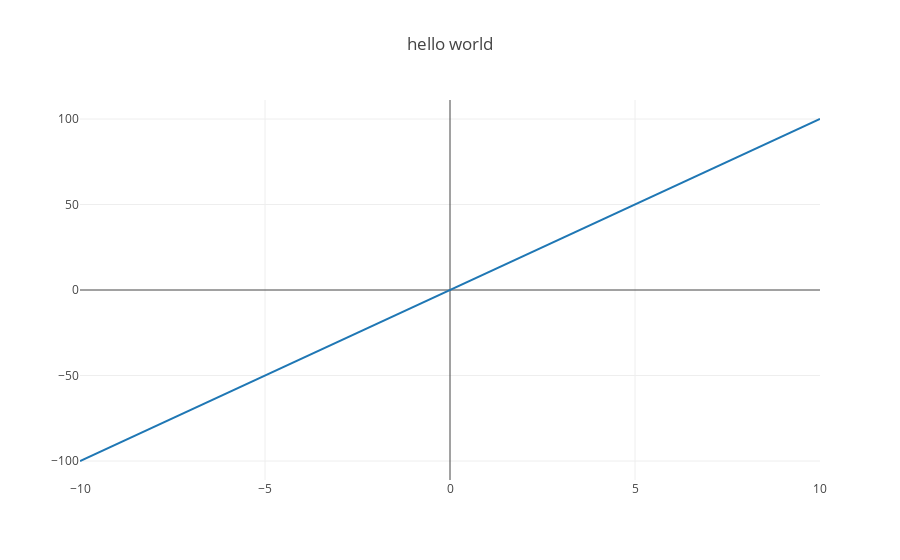

Write notebook code for a chart like this one.
### Code cell
x_data=np.linspace(-10,10,100)
y_data=10*np.linspace(-10,10,100)

plotly.offline.init_notebook_mode(connected=True)

plotly.offline.iplot({
    "data": [go.Scatter(x=x_data, y=y_data )],
    "layout": go.Layout(title="hello world")
})
